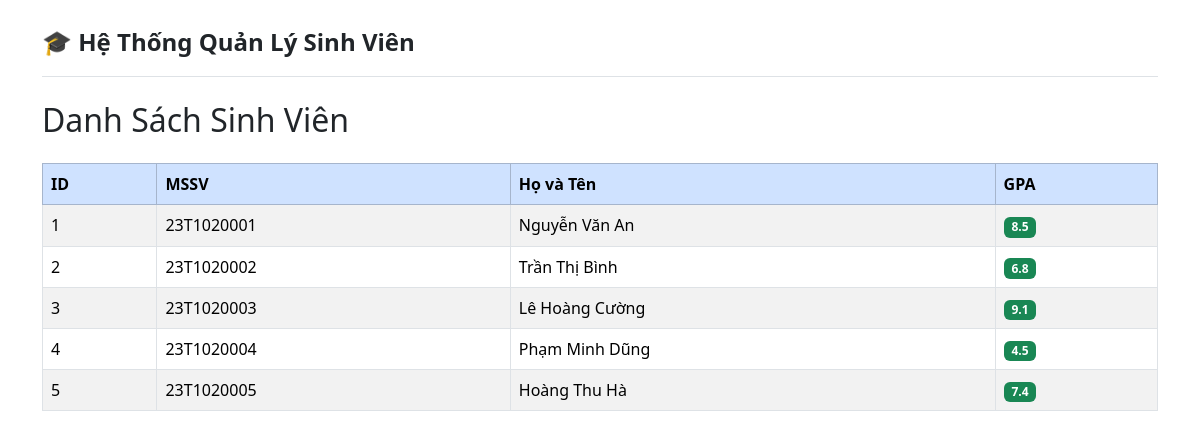
The page / on the database its author committed.
### qlsv/app.py (models this page shows, shortened)
class Student(db.Model):
    id: Mapped[int] = mapped_column(primary_key=True)
    mssv: Mapped[str] = mapped_column(String(10), unique=True)
    name: Mapped[str] = mapped_column(String(100))
    gpa: Mapped[float] = mapped_column(default=0.0)

### qlsv/app.py (the view)
@app.get("/")
def index():
    students = db.session.scalars(db.select(Student)).all()
    return render_template("students.html", students=students)

### qlsv/templates/students.html (shortened to what this page needs)
{% extends "base.html" %}
{% block content %}
<div class="d-flex justify-content-between align-items-center mb-3">
    <h2>Danh Sách Sinh Viên</h2>
</div>
<table class="table table-striped table-hover table-bordered">
    <thead class="table-primary">
        <tr>
            <th>ID</th>
            <th>MSSV</th>
            <th>Họ và Tên</th>
            <th>GPA</th>
        </tr>
    </thead>
    <tbody>
        {% for student in students %}
        <tr>
            <td>{{ student.id }}</td>
            <td>{{ student.mssv }}</td>
            <td>{{ student.name }}</td>
            <td><span class="badge bg-success">{{ student.gpa }}</span></td>
        </tr>
        {% else %}
        <tr>
            <td colspan="4" class="text-center text-muted">Chưa có dữ liệu sinh viên.</td>
        </tr>
        {% endfor %}
    </tbody>
</table>
{% endblock %}

### qlsv/templates/base.html (shortened to what this page needs)
<!DOCTYPE html>
<html lang="vi">
<head>
    <link href="https://cdn.jsdelivr.net/npm/bootstrap@5.3.2/dist/css/bootstrap.min.css" rel="stylesheet">
</head>
<body>
    <div class="container mt-4">
        <header class="pb-3 mb-4 border-bottom">
            <a href="/" class="d-flex align-items-center text-dark text-decoration-none">
                <span class="fs-4 fw-bold">🎓 Hệ Thống Quản Lý Sinh Viên</span>
            </a>
        </header>
        <main>
            {% block content %}{% endblock %}
        </main>
    </div>
</body>
</html>

### rows shown on the page
Student: id "1", mssv "23T1020001", name "Nguyễn Văn An", gpa "8.5"
Student: id "2", mssv "23T1020002", name "Trần Thị Bình", gpa "6.8"
Student: id "3", mssv "23T1020003", name "Lê Hoàng Cường", gpa "9.1"
Student: id "4", mssv "23T1020004", name "Phạm Minh Dũng", gpa "4.5"
Student: id "5", mssv "23T1020005", name "Hoàng Thu Hà", gpa "7.4"
